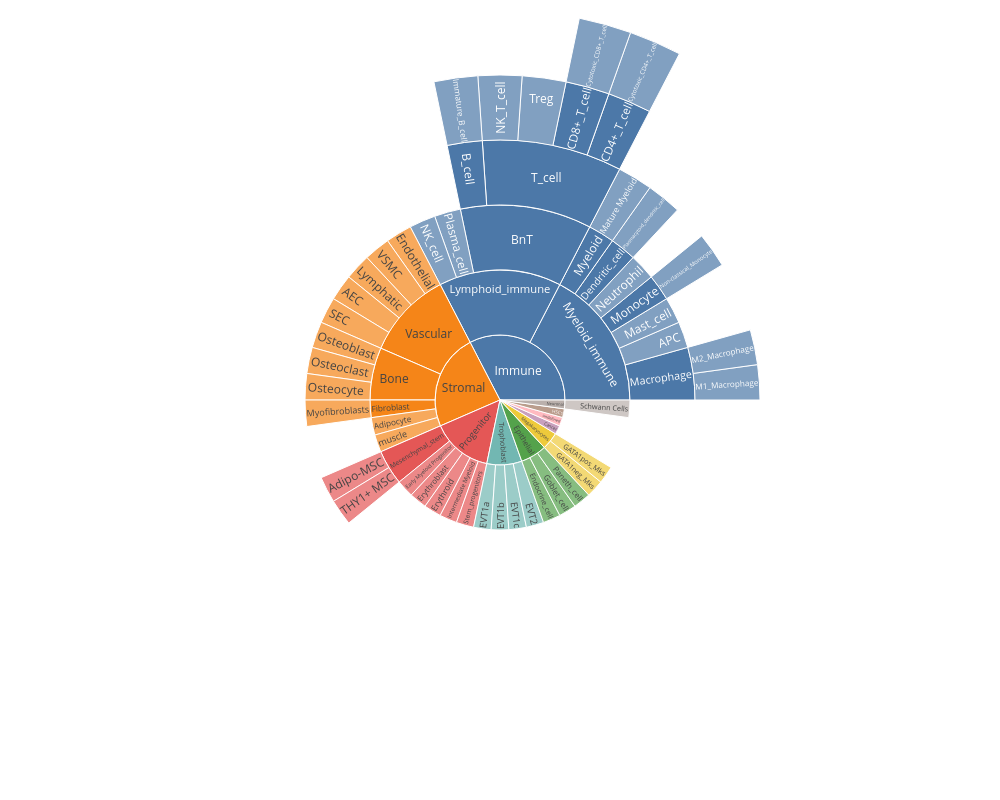

Here is the notebook cell this chart was saved with:
### Code cell
def parse_tree_for_sunburst(file_path):
    # Parse the indented tree file and return names and parents for sunburst
    names = []
    parents = []
    stack = []
    with open(file_path, 'r') as f:
        for line in f:
            stripped = line.lstrip()
            indent = len(line) - len(stripped)
            level = indent // 2
            name = stripped.strip()
            if not name:
                continue
            if level == 0:
                parent = ""
            else:
                parent = stack[level - 1]
            if name not in names:  # avoid duplicates
                names.append(name)
                parents.append(parent)
            if len(stack) <= level:
                stack.append(name)
            else:
                stack[level] = name

    return names, parents

def generate_radial_tree(file_path):
    names, parents = parse_tree_for_sunburst(file_path)
    fig = px.sunburst(
        names=names,
        parents=parents,
        width=1000,
        height=800,
        maxdepth=6,
        color_discrete_sequence=px.colors.qualitative.T10
    )

    fig.update_layout(
                        margin=dict(t=10, l=10, r=10, b=10)
                     )

    fig.show()

    fig.write_html(os.path.join(output_path, "sunburst_distribution_all.html"))
    fig.write_image(os.path.join(output_path, "sunburst_distribution_all.svg"))

generate_radial_tree(file_path)

### Figure 1 — Plotly figure (JSON) as saved in the notebook; plotly's stock layout.template omitted (floating-point values rounded to 4 significant figures)
{"data": [{"domain": {"x": [0, 1], "y": [0, 1]}, "hovertemplate": "label=%{label}<br>parent=%{parent}<extra></extra>", "labels": ["Immune", "Lymphoid_immune", "BnT", "B_cell", "Immature_B_cell", "T_cell", "CD4+_T_cell", "Cytotoxic_CD4+_T_cell", "CD8+_T_cell", "Cytotoxic_CD8+_T_cell", "Treg", "NK_T_cell", "Plasma_cell", "NK_cell", "Myeloid_immune", "Macrophage", "M1_Macrophage", "M2_Macrophage", "APC", "Mast_cell", "Monocyte", "Non-classical_Monocyte", "Neutrophil", "Dendritic_cell", "Plasmacytoid_dendritic_cell", "Myeloid", "Mature Myeloid", "Cancer", "Stromal", "Vascular", "Endothelial", "VSMC", "Lymphatic", "AEC", "SEC", "Fibroblast", "Myofibroblasts", "Adipocyte", "Bone", "Osteoblast", "Osteoclast", "Osteocyte", "muscle", "undefined", "HSCs", "Epithelial", "Endocrine_cell", "Goblet_cell", "Paneth_cell", "Neuronal", "Schwann Cells", "Progenitor", "Mesenchymal_stem", "Adipo-MSC", "THY1+ MSC", "Early Myeloid Progenitor", "Erythroblast", "Erythroid", "Intermediate Myeloid", "Stem_progenitors", "Megakaryocytes", "GATA1neg_Mks", "GATA1pos_Mks", "Trophoblast", "EVT1a", "EVT1b", "EVT1c", "EVT2"], "maxdepth": 6, "name": "", "parents": ["", "Immune", "Lymphoid_immune", "BnT", "B_cell", "BnT", "T_cell", "CD4+_T_cell", "T_cell", "CD8+_T_cell", "T_cell", "T_cell", "Lymphoid_immune", "Lymphoid_immune", "Immune", "Myeloid_immune", "Macrophage", "Macrophage", "Myeloid_immune", "Myeloid_immune", "Myeloid_immune", "Monocyte", "Myeloid_immune", "Myeloid_immune", "Dendritic_cell", "Myeloid_immune", "Myeloid", "", "", "Stromal", "Vascular", "Vascular", "Vascular", "Vascular", "Vascular", "Stromal", "Fibroblast", "Stromal", "Stromal", "Bone", "Bone", "Bone", "Stromal", "", "", "", "Epithelial", "Epithelial", "Epithelial", "", "Neuronal", "", "Progenitor", "Mesenchymal_stem", "Mesenchymal_stem", "Progenitor", "Progenitor", "Progenitor", "Progenitor", "Progenitor", "", "Megakaryocytes", "Megakaryocytes", "", "Trophoblast", "Trophoblast", "Trophoblast", "Trophoblast"], "type": "sunburst"}], "layout": {"height": 800, "legend": {"tracegroupgap": 0}, "margin": {"b": 10, "l": 10, "r": 10, "t": 10}, "sunburstcolorway": ["#4C78A8", "#F58518", "#E45756", "#72B7B2", "#54A24B", "#EECA3B", "#B279A2", "#FF9DA6", "#9D755D", "#BAB0AC"], "width": 1000}}
